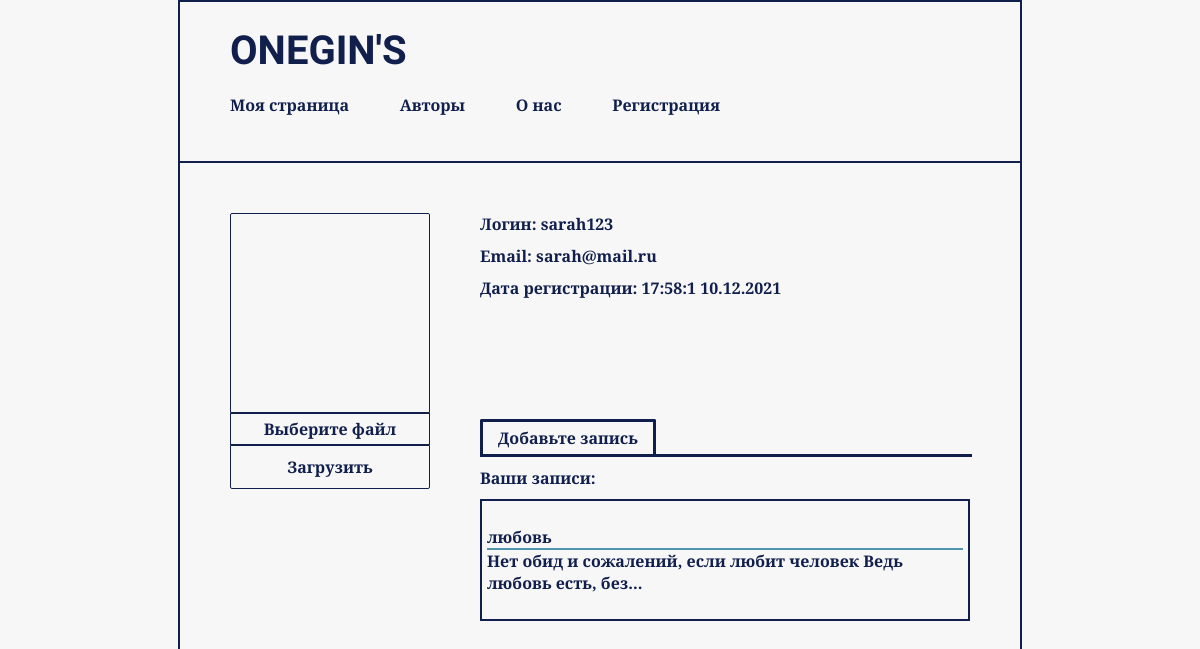
The page /profile (signed in) on the database as committed earlier.
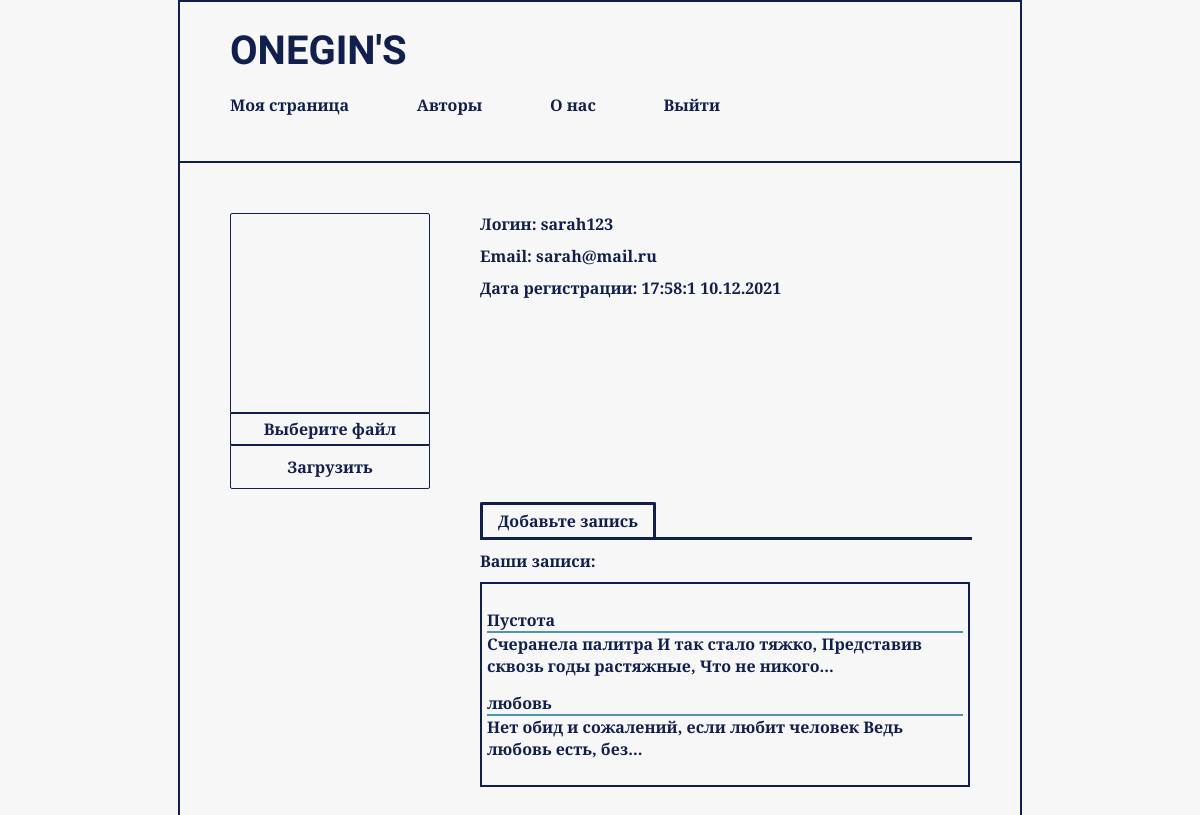
The same page on the database as committed later.
### tables this page shows
CREATE TABLE header_menu(
    id integer PRIMARY KEY AUTOINCREMENT,
    title text NOT NULL,
    url text NOT NULL 
);

CREATE TABLE "writings" (
	"id"	integer,
	"user_id"	INTEGER,
	"title"	text NOT NULL,
	"text"	text NOT NULL,
	"url"	text NOT NULL,
	"time"	integer NOT NULL,
	PRIMARY KEY("id" AUTOINCREMENT)
);

### poetry_site.py (the view)
@app.route("/profile")
@login_required
def profile():
    print(request.path)
    return render_template("profile.html", menu = dBase.getMenu(), title = "Profile page", writings = dBase.getWritingsAnnounce(current_user.get_id()))

### UserLogin.py (called while the page is built)
    def fromDB(self, user_id, db):
        self.__user = db.getUser(user_id)
        return self

    def get_name(self):
        return self.__user['name'] if self.__user else "Без имени"

    def get_email(self):
        return self.__user['email'] if self.__user else 'Без email'

    def get_time(self):
        return self.__user['time'] if self.__user else "Дата регистрации недоступна"

    def get_id(self):
        return str(self.__user['id'])

### poetryDataBase.py (called while the page is built)
    def getMenu(self):
        sql = "SELECT * FROM header_menu"
        try:
            self.__cur.execute(sql)
            res = self.__cur.fetchall()
            if res:
                return res
        except sq.Error as e:
            print("Ошибка чтения ДБ")
        return []

    def getUser(self, user_id):
        try:
            self.__cur.execute(f"SELECT * FROM users WHERE id = {user_id} LIMIT 1")
            res = self.__cur.fetchone()
            if not res:
                print("Пользователь не найден")
                return False
            return res
        except sq.Error as e:
            print("Ошибка соединения с БД " + str(e))
        return False

### templates/profile.html (shortened to what this page needs)
{%extends 'main.html'%}
{%block content%}
{{super()}}
<hr>
<section class="profile-section">
    <div class="profile-avatar-info">
        <div class="profile-ava"><img src="{{url_for('userava')}}"></div>
        <form action = "{{url_for('upload')}}" method = "POST" class="profile-ava-load" enctype="multipart/form-data">
            <div>
                <label class = "file-label" for="file">Выберите файл</label>
                <input type="submit" value="Загрузить">
            </div>
        </form>
    </div>
    <div class="profile-info">
        <ul class="profile-info-list">
            <li>Логин: {{current_user.get_name()}}</li>
            <li>Email: {{current_user.get_email()}}</li>
            <li>Дата регистрации: {{current_user.get_time()}}</li>
        </ul>
    </div>
    <div class="profile-archive">
        <div class = "add_writing">
            <a href="{{url_for('addWriting')}}">Добавьте запись</a>
        </div>
        <hr>
        <p>Ваши записи:</p>
        {%if writings%}
            <div class="writings_div">
                <ul>
                    {%for p in writings%}
                    <li>
                        <p class = "title_poem"><a class = "title_link" href="{{url_for('showWriting',writing_url = p.url)}}">{{p.title}}</a></p>
                        {%if "/n" in p.text%}
                            <p class = "announce">{{p.text.split("/n")[0] + "..."}}</p>
                        {%else%}
                            <p class = "announce">{{" ".join(p.text.split(" ")[:10]) + "..."}}</p>
                        {%endif%}
                    </li>
                    {%endfor%}
                </ul>
            </div>
        {%else%}
            <ul>
                <p>У вас пока нет записей</p>
            </ul>
        {%endif%}
    </div>
</section>
{%endblock%}

### templates/main.html (shortened to what this page needs)
<!DOCTYPE html>
<html lang="en">
<head>
    <link rel="stylesheet" href="/static/css/main.css">
</head>
<body>
    {%block content%}
    <header>
        <p><a class="header_title" href="{{url_for('main')}}">ONEGIN'S</a></p>
        {%block header_menu%}
        <div>
            <ul class="header_menu_list">
                {%for i in menu%}
                    {%if i.title == "Авторизация" and current_user.is_authenticated%}
                        <li><a href="{{url_for('logout')}}">Выйти</a></li>
                    {%elif i.title == 'Авторизация' and title == 'Регистрация'%}
                        <li><a href="{{url_for('login')}}">Авторизация</a></li>
                    {%elif i.title == 'Авторизация'%}
                        <li><a href="{{url_for('registration')}}">Регистрация</a></li>
                    {%else%}
                        <li><a href="{{i.url}}">{{i.title}}</a></li>
                    {%endif%}
                {%endfor%}
            </ul>
        </div>
        {%endblock header_menu%}
    </header>
    {%endblock%}
</body>
</html>

Rows that differ between the two databases and show on the page:
changed header_menu (number 4 of 4 on the later page): url "/registration" → "/login" (drawn); title "Регистрация" → (not shown); now shows "Выйти"
added writings: title "Пустота", text "Счеранела палитра И так стало тяжко, Представив сквозь годы растяжные, Что не никого..."
